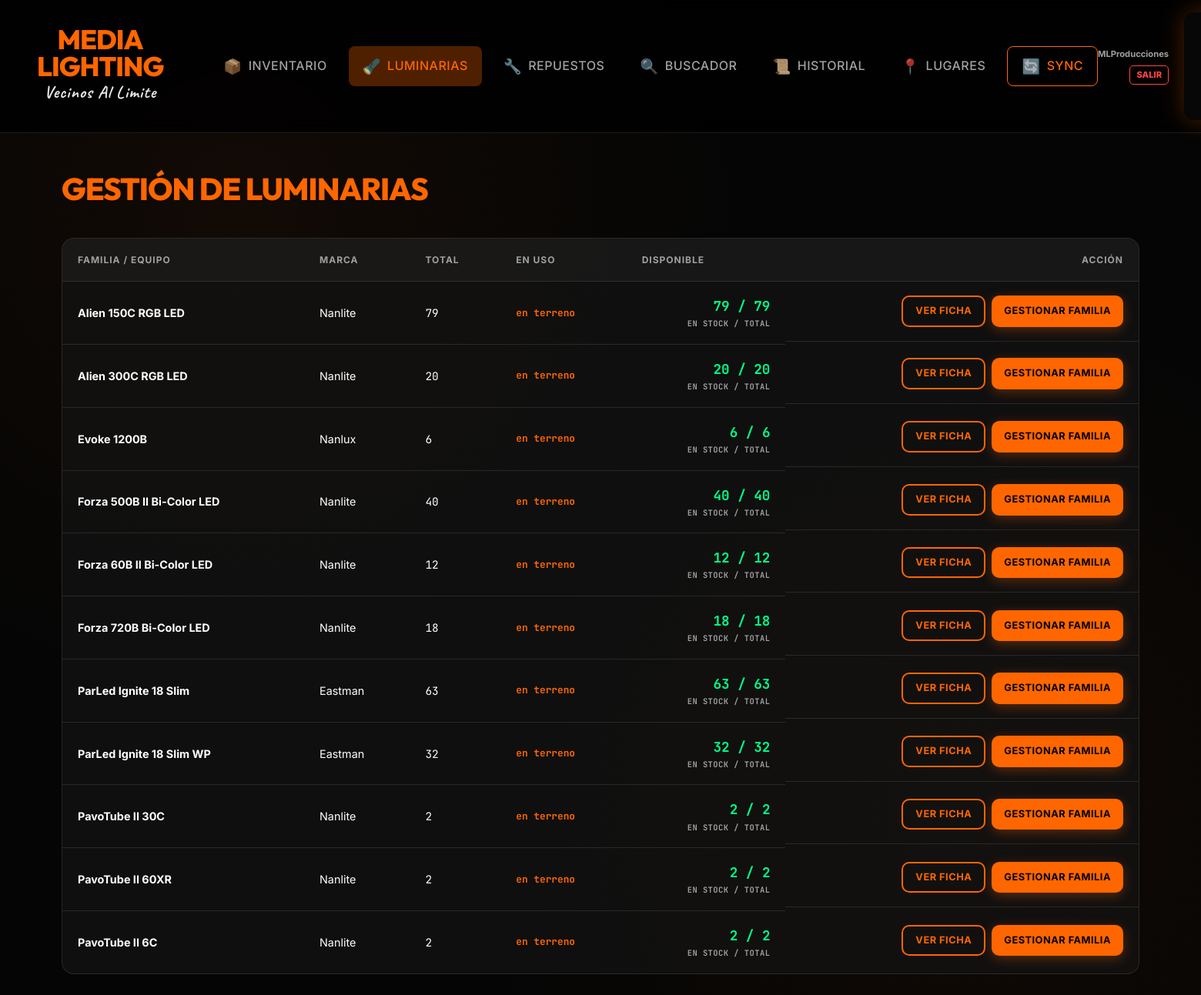
The app's page /luminarias (signed in), older data.
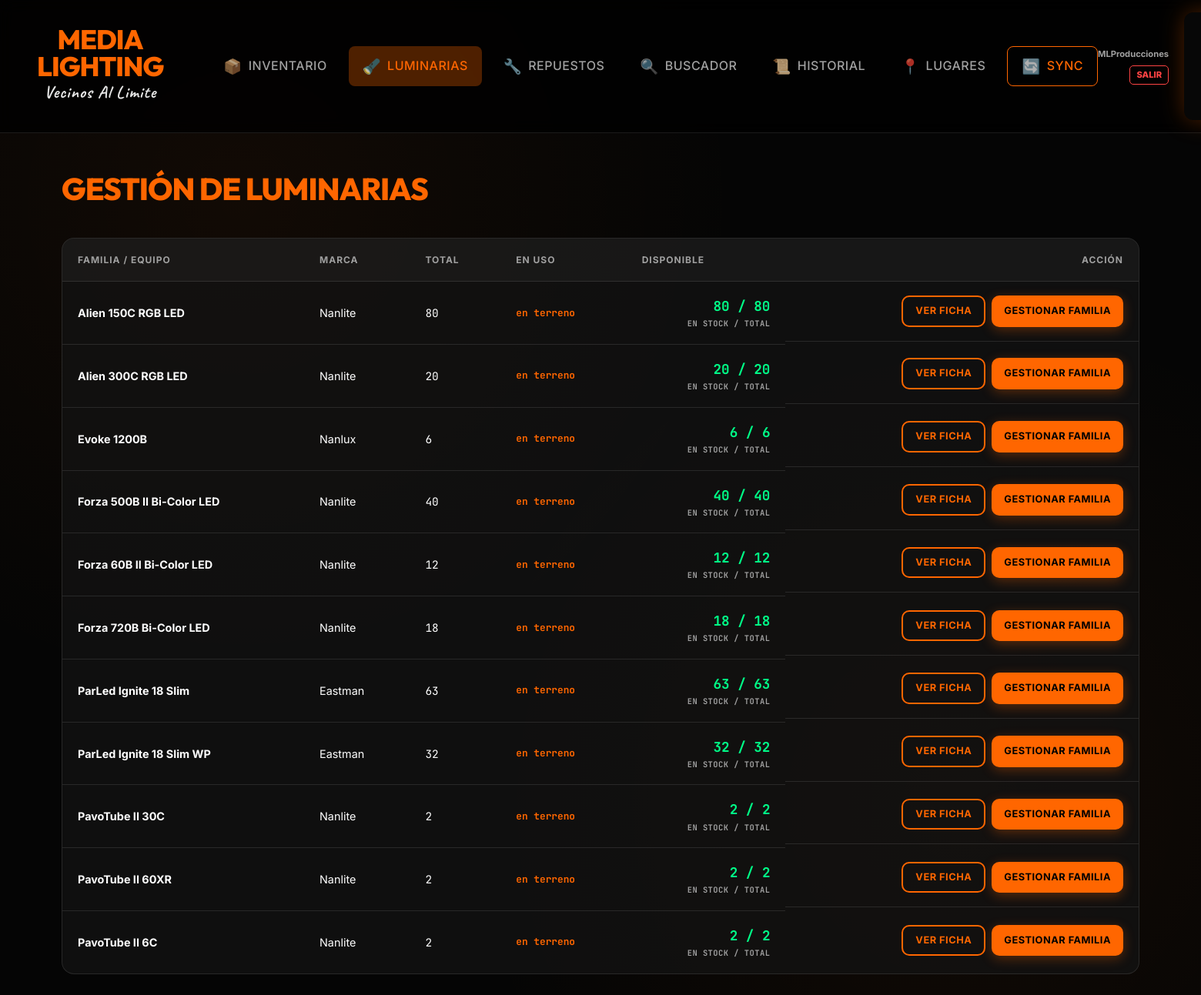
The same page, newer data.
### app.py (models this page shows, shortened)
class Equipo(db.Model):
    id = db.Column(db.Integer, primary_key=True)
    nombre = db.Column(db.String(100), nullable=False)
    categoria = db.Column(db.String(50), nullable=False)
    marca = db.Column(db.String(50))
    cantidad_total = db.Column(db.Integer, default=1)
    cantidad_en_uso = db.Column(db.Integer, default=0)
    fecha_ingreso = db.Column(db.String(10))
    observaciones = db.Column(db.Text, default="")
    danado = db.Column(db.Boolean, default=False) # Nuevo: Indicar si el equipo está dañado
    manual_filename = db.Column(db.String(200))
    gestion_individual = db.Column(db.Boolean, default=False) # True para equipos que se gestionan individualmente (ej: Luminarias)
    movimientos = db.relationship('Historial', backref='equipo', cascade="all, delete-orphan")
    documentos = db.relationship('Documento', backref='equipo', cascade="all, delete-orphan")
    stocks_por_lugar = db.relationship('StockLugar', backref='equipo', cascade="all, delete-orphan")
    @property
    def total_real(self):
        if self.gestion_individual and self.equipos_individuales:
            return len(self.equipos_individuales)
        return self.cantidad_total or 0
        if self.gestion_individual and self.equipos_individuales:
            return sum(1 for ind in self.equipos_individuales if ind.en_uso)
        return self.cantidad_en_uso or 0
    @property
    def total_asignado(self):
        if not self.stocks_por_lugar:
            return 0
        return sum((s.cantidad or 0) for s in self.stocks_por_lugar)
    @property
    def cantidad_disponible(self):
        return self.total_real - self.uso_real - self.total_asignado
    compatibles = db.relationship(
        'Equipo',
        secondary='compatibilidad',
        primaryjoin='Equipo.id==compatibilidad.c.equipo_id',
        secondaryjoin='Equipo.id==compatibilidad.c.compatible_id',
        backref='es_compatible_con'
    )

### app.py (the view)
@app.route('/luminarias')
@login_required
def luminarias():
    equipos = Equipo.query.filter_by(categoria='Luminarias').order_by(Equipo.nombre.asc()).all()
    return render_template('luminarias.html', equipos=equipos)

### app.py (called while the page is built)
def login_required(f):
    @wraps(f)
    def decorated_function(*args, **kwargs):
        if 'user_id' not in session:
            flash("Por favor, inicia sesión para acceder.", "warning")
            return redirect(url_for('login'))
        return f(*args, **kwargs)
    return decorated_function

### templates/luminarias.html (shortened to what this page needs)
{% extends "base.html" %}
{% block content %}
<div class="header-actions">
    <h1>GESTIÓN DE LUMINARIAS</h1>
</div>
<div class="table-container">
    <table>
        <thead>
            <tr>
                <th>FAMILIA / EQUIPO</th>
                <th>MARCA</th>
                <th>TOTAL</th>
                <th>EN USO</th>
                <th>DISPONIBLE</th>
                <th style="text-align: right;">ACCIÓN</th>
            </tr>
        </thead>
        <tbody>
            {% for e in equipos %}
            {% set disp = e.cantidad_disponible %}
            {% set stock_disponible = e.total_real - e.total_asignado %}
            <tr style="{{ 'background:rgba(255, 0, 0, 0.1);' if disp == 0 }}">
                <td data-label="Equipo">
                    <span style="display:block; font-weight:700;">{{ e.nombre }}</span>
                </td>
                <td data-label="Marca">{{ e.marca }}</td>
                <td data-label="Total" style="font-family: 'JetBrains Mono';">{{ e.total_real }}</td>
                <td data-label="En Uso" style="color:var(--orange); font-family: 'JetBrains Mono'; font-weight:bold;">
                    <div style="font-size: 0.8rem; line-height: 1.4;">
                        <div> en terreno</div>
                    </div>
                </td>
                <td data-label="Disponible"
                    style="font-family: 'JetBrains Mono'; font-weight: bold; color: {{ '#00ff88' if stock_disponible > 0 else '#ff4444' }}">
                    <div style="display: flex; flex-direction: column; align-items: flex-end;">
                        <span style="font-size: 1.1rem; color: #00ff88;">{{ stock_disponible }} / {{ e.total_real
                            }}</span>
                        <small
                            style="color: var(--text-dim); font-size: 0.65rem; font-weight: 700; letter-spacing: 0.5px;">EN
                            STOCK
                            / TOTAL</small>
                    </div>
                </td>
                <td style="text-align: right; display: flex; justify-content: flex-end; gap: 8px;">
                    <a href="/equipo/{{ e.id }}" class="btn-outline" style="padding: 8px 16px; font-size: 0.8rem;">
                        VER FICHA
                    </a>
                    <a href="/equipo/{{ e.id }}/individuales" class="btn-main"
                        style="padding: 8px 16px; font-size: 0.8rem;">
                        GESTIONAR FAMILIA
                    </a>
                </td>
            </tr>
            {% else %}
            <tr>
                <td colspan="6" style="text-align: center; padding: 40px; color: var(--text-dim);">
                    No hay luminarias registradas.
                </td>
            </tr>
            {% endfor %}
        </tbody>
    </table>
</div>
{% endblock %}

### templates/base.html (shortened to what this page needs)
<!DOCTYPE html>
<html lang="es">
<head>
  <link rel="stylesheet" href="{{ url_for('static', filename='style.css') }}?v=1.1">
</head>
<body>
  {% if 'user_id' in session %}
  <nav>
    <div class="nav-left">
      <div class="brand-wrapper">
        <div class="brand-name">MEDIA LIGHTING</div>
        <div class="brand-subtitle">Vecinos Al Limite</div>
      </div>
      <div class="nav-links">
        <a href="/inventario" class="{{ 'active' if request.path == '/inventario' }}"><span
            class="nav-icon">📦</span><span>INVENTARIO</span></a>
        <a href="/luminarias" class="{{ 'active' if request.path == '/luminarias' }}"><span
            class="nav-icon">🔦</span><span>LUMINARIAS</span></a>
        <a href="/repuestos" class="{{ 'active' if request.path.startswith('/repuesto') }}"><span
            class="nav-icon">🔧</span><span>REPUESTOS</span></a>
        <a href="/buscar" class="{{ 'active' if request.path == '/buscar' }}"><span
            class="nav-icon">🔍</span><span>BUSCADOR</span></a>
        <a href="/historial" class="{{ 'active' if request.path == '/historial' }}"><span
            class="nav-icon">📜</span><span>HISTORIAL</span></a>
        <a href="/lugares" class="{{ 'active' if request.path == '/lugares' }}"><span
            class="nav-icon">📍</span><span>LUGARES</span></a>
        <a href="/sincronizar" class="{{ 'active' if request.path == '/sincronizar' }}" style="border: 1px solid var(--orange); color: var(--orange);"><span
            class="nav-icon">🔄</span><span>SYNC</span></a>
      </div>
    </div>
    <div class="nav-right">
      <div style="display:flex; flex-direction:column; align-items:flex-end; gap:5px;">
        <span style="font-size:0.7rem; color:var(--text-dim); font-weight:700;">{{ session['username'] }}</span>
        <a href="/logout"
          style="color:var(--red); text-decoration:none; font-size:0.7rem; font-weight:800; border:1px solid var(--red); padding:3px 8px; border-radius:5px;">SALIR</a>
      </div>
      <img src="{{ url_for('static', filename='logo.jpg') }}" alt="ML" class="logo-header" style="margin-left:20px;">
    </div>
  </nav>
  {% endif %}
  <div class="container">
    {% block content %}{% endblock %}
  </div>
</body>
</html>

### static/style.css (style rules this page uses)
:root { --orange: #ff6600; --orange-glow: rgba(255, 102, 0, 0.3); --dark-bg: #050505; --card-bg: rgba(20, 20, 20, 0.7); --nav-bg: rgba(0, 0, 0, 0.8); --border: rgba(255, 255, 255, 0.1); --border-hover: rgba(255, 255, 255, 0.2); --text-main: #ffffff; --text-dim: #a0a0a0; --green: #00ff88; --red: #ff4444; --glass: blur(10px); }
body { font-family: 'Inter', sans-serif; background-color: var(--dark-bg); background-image: radial-gradient(circle at 20% 20%, rgba(255, 102, 0, 0.05) 0%, transparent 40%), radial-gradient(circle at 80% 80%, rgba(255, 102, 0, 0.05) 0%, transparent 40%); color: var(--text-main); margin: 0; line-height: 1.6; overflow-x: hidden; animation: fadeInPage 0.5s ease-out; }
nav { background: var(--nav-bg); backdrop-filter: var(--glass); -webkit-backdrop-filter: var(--glass); padding: 1rem 3rem; display: flex; justify-content: space-between; align-items: center; border-bottom: 1px solid var(--border); position: sticky; top: 0; z-index: 1000; }
.nav-left { display: flex; align-items: center; gap: 60px; }
.brand-wrapper { display: flex; flex-direction: column; align-items: center; justify-content: center; }
.brand-name { font-family: 'Outfit', sans-serif; font-weight: 800; color: var(--orange); font-size: 2.2rem; letter-spacing: -1px; text-transform: uppercase; line-height: 1; text-align: center; }
.brand-subtitle { font-family: 'Caveat', cursive; font-weight: 700; color: var(--text-main); font-size: 1.4rem; letter-spacing: 1px; margin-top: -2px; opacity: 0.9; text-align: center; }
.nav-links { display: flex; gap: 10px; }
.nav-links a { color: var(--text-dim); text-decoration: none; font-weight: 500; font-size: 1rem; padding: 10px 18px; border-radius: 8px; transition: all 0.3s cubic-bezier(0.4, 0, 0.2, 1); letter-spacing: 0.5px; display: flex; align-items: center; gap: 8px; }
.nav-icon { font-size: 1.2rem; opacity: 0.7; transition: transform 0.3s ease; }
.nav-links a.active { color: var(--orange); background: var(--orange-glow); }
.nav-right { display: flex; align-items: center; }
.logo-header { height: 140px; width: auto; object-fit: contain; border-radius: 12px; transition: transform 0.5s ease, filter 0.5s ease; filter: drop-shadow(0 0 15px rgba(255, 102, 0, 0.3)); }
.container { padding: 40px 3rem; max-width: 1400px; margin: 0 auto; }
.table-container, .form-box, .card { backface-visibility: hidden; -webkit-backface-visibility: hidden; transform: translateZ(0); }
h1, h2, h3 { font-family: 'Outfit', sans-serif; margin-top: 0; }
h1 { color: var(--orange); font-size: 2.5rem; font-weight: 800; margin-bottom: 2rem; letter-spacing: -1px; }
.table-container { border-radius: 16px; overflow: hidden; border: 1px solid var(--border); background: var(--card-bg); margin-top: 20px; }
table { width: 100%; border-collapse: collapse; }
th { background: rgba(255, 255, 255, 0.03); color: var(--text-dim); padding: 18px 20px; text-align: left; font-size: 0.75rem; font-weight: 700; text-transform: uppercase; letter-spacing: 1px; border-bottom: 1px solid var(--border); }
td { padding: 18px 20px; border-bottom: 1px solid var(--border); font-size: 0.9rem; color: var(--text-main); }
tr:last-child td { border-bottom: none; }
.btn-main, .btn-outline { display: inline-flex; align-items: center; justify-content: center; padding: 12px 24px; border-radius: 10px; font-weight: 700; font-size: 0.85rem; text-transform: uppercase; letter-spacing: 0.5px; cursor: pointer; transition: all 0.3s cubic-bezier(0.4, 0, 0.2, 1); text-decoration: none; border: none; }
.btn-main { background: var(--orange); color: #000; box-shadow: 0 4px 15px var(--orange-glow); }
.btn-outline { background: transparent; color: var(--orange); border: 2px solid var(--orange); }

Row changes from the older to the newer data that the page shows:
changed Equipo "Alien 150C RGB LED": total_real "79" → "80"; cantidad_total "79" → "80"
